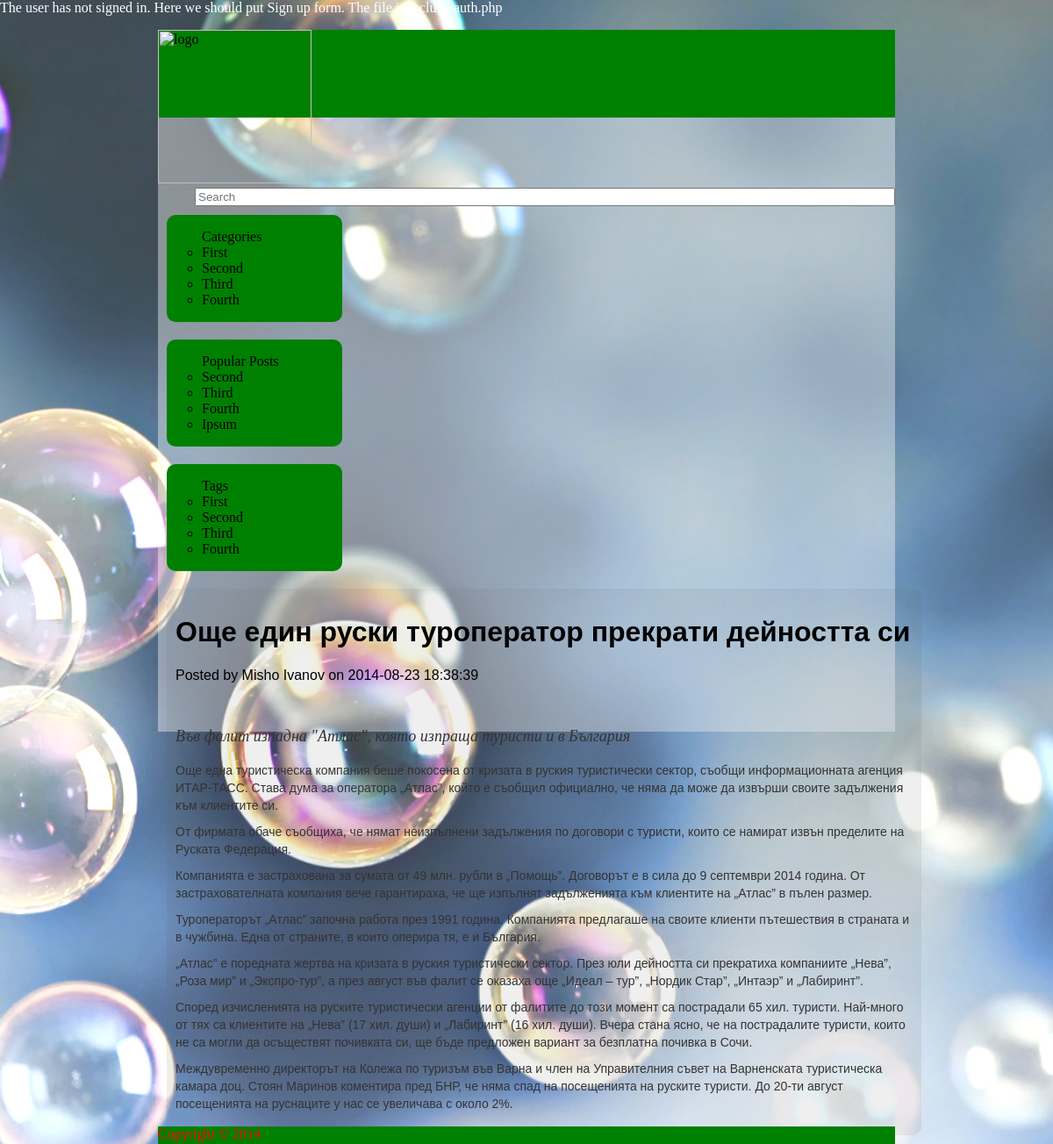
Screenshot of /main.php?p=2&post=2 with the database file from the repository.
### tables this page shows
CREATE TABLE IF NOT EXISTS `post` (
  `post_id` int(11) NOT NULL AUTO_INCREMENT,
  `action_id` int(11) unsigned NOT NULL,
  `user_id` int(10) unsigned NOT NULL,
  `post_name` varchar(255) NOT NULL,
  `post_text` text NOT NULL,
  `post_date` datetime NOT NULL,
  `views` int(10) unsigned NOT NULL DEFAULT '0',
  PRIMARY KEY (`post_id`)
);

CREATE TABLE IF NOT EXISTS `user` (
  `user_id` int(10) unsigned NOT NULL AUTO_INCREMENT,
  `action_id` int(11) NOT NULL,
  `first_name` varchar(50) NOT NULL,
  `last_name` varchar(50) NOT NULL,
  `username` varchar(50) NOT NULL,
  `password` varchar(50) NOT NULL,
  `email` varchar(50) NOT NULL,
  `user_type_id` int(50) unsigned NOT NULL DEFAULT '2',
  PRIMARY KEY (`user_id`)
);

### class/Select.class.php (called while the page is built, shortened)
<?php
class Select {
	public function mysqlRun($query) {
		$db = mysql_connect(MYSQL_HOST, MYSQL_USER, MYSQL_PASSWORD);
		return mysql_query($query, $db);
	}
	public function write($query) {
		$handle = fopen('include/queries.txt', 'a+');
	}
	function article($post_id) {
		$query =
			"SELECT T0.post_id, T0.post_text, T0.post_date, T0.post_name, T1.first_name, T1.last_name, T1.username " .
			"FROM post T0 " .
			"LEFT JOIN user T1 ON T0.user_id = T1.user_id " .
			"WHERE T0.post_id = '" . $post_id . "'";
		return $this->mysqlRun($query);
	}
}

### view.php (the view, shortened to what this page needs)
<?php
$result 	= $select->article($_SESSION['lastPost']);
$row 		= mysql_fetch_assoc($result);
?>
<h1><?=$row['post_name']?></h1>
<p>Posted by <?=$row['first_name']?> <?=$row['last_name']?> on <?=$row['post_date']?></p>
<br />
<p><?=$row['post_text']?></p>

### css/style.css (style rules this page uses)
﻿html, body { margin:0; padding:0; width:100%; height:100%; }
body { background: url('../images/artistic-bubbles.jpg') no-repeat center center fixed; -webkit-background-size: cover; -moz-background-size: cover; -o-background-size: cover; background-size: cover; }

### css/article-generator.css (style rules this page uses)
div#textfield h1, h2, h3, h4, h5 { margin: 0; }

### rows the page displays
post: post_name "Още един руски туроператор прекрати дейността си", user.first_name "Misho", user.last_name "Ivanov", post_date "2014-08-23 18:38:39", post_text "Във фалит изпадна \"Атлас\", която изпраща туристи и в България Още една туристическа компания беше покосена от кризата в руския туристически сектор, съобщи информационната агенция ИТАР-ТАСС. Става дума за оператора „Атлас”, който е съобщил официално, че няма да може да извърши своите задължения към клиентите си. От фирмата обаче съобщиха, че нямат неизпълнени задължения по договори с туристи, които се намират извън пределите на Руската Федерация. Компанията е застрахована за сумата от 49 млн. рубли в „Помощь”. Договорът е в сила до 9 септември 2014 година. От застрахователната компания вече гарантираха, че ще изпълнят задълженията към клиентите на „Атлас” в пълен размер. Туроператорът…"
